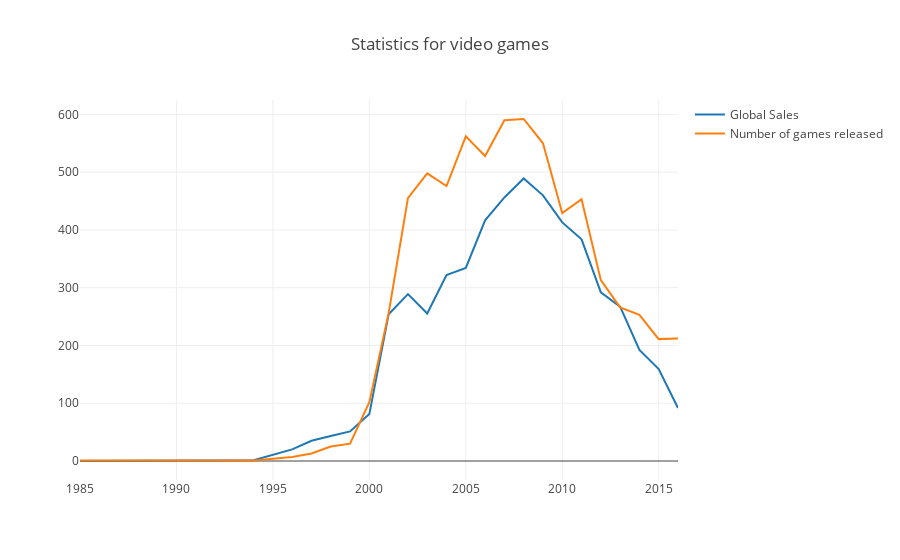

Notebook cell for this chart:
### Code cell
# Create a line (trace) for the global sales
trace0 = go.Scatter(
    x=years_df.index,
    y=years_df['Global_Sales'],
    name='Global Sales'
)

# Create a line (trace) for the number of games released
trace1 = go.Scatter(
    x=years_df.index,
    y=years_df['Number_of_Games'],
    name='Number of games released'
)

# Define the data array
data = [trace0, trace1]

# Set the title
layout = {'title': 'Statistics for video games'}

# Create a Figure and plot it
fig = go.Figure(data=data, layout=layout)
iplot(fig, show_link=False)

### Figure 1 — Plotly figure (JSON) as saved in the notebook; plotly's stock layout.template omitted (floating-point values rounded to 4 significant figures)
{"data": [{"name": "Global Sales", "type": "scatter", "uid": "63a742fa-d5fc-11e8-b67d-080027b1267c", "x": [1985, 1988, 1992, 1994, 1996, 1997, 1998, 1999, 2000, 2001, 2002, 2003, 2004, 2005, 2006, 2007, 2008, 2009, 2010, 2011, 2012, 2013, 2014, 2015, 2016], "y": [0.03, 0.03, 0.03, 1.27, 20.1, 35.01, 43.18, 51.17, 81.24, 253.9, 288.8, 255.4, 321.8, 334.3, 416.7, 456.2, 489.1, 459.8, 413.0, 383.7, 291.9, 267.2, 192.4, 159.2, 91.56]}, {"name": "Number of games released", "type": "scatter", "uid": "63a74908-d5fc-11e8-b67d-080027b1267c", "x": [1985, 1988, 1992, 1994, 1996, 1997, 1998, 1999, 2000, 2001, 2002, 2003, 2004, 2005, 2006, 2007, 2008, 2009, 2010, 2011, 2012, 2013, 2014, 2015, 2016], "y": [1, 1, 1, 1, 7, 13, 25, 30, 102, 256, 455, 498, 476, 562, 528, 590, 592, 550, 429, 453, 313, 266, 253, 211, 212]}], "layout": {"title": "Statistics for video games"}}
